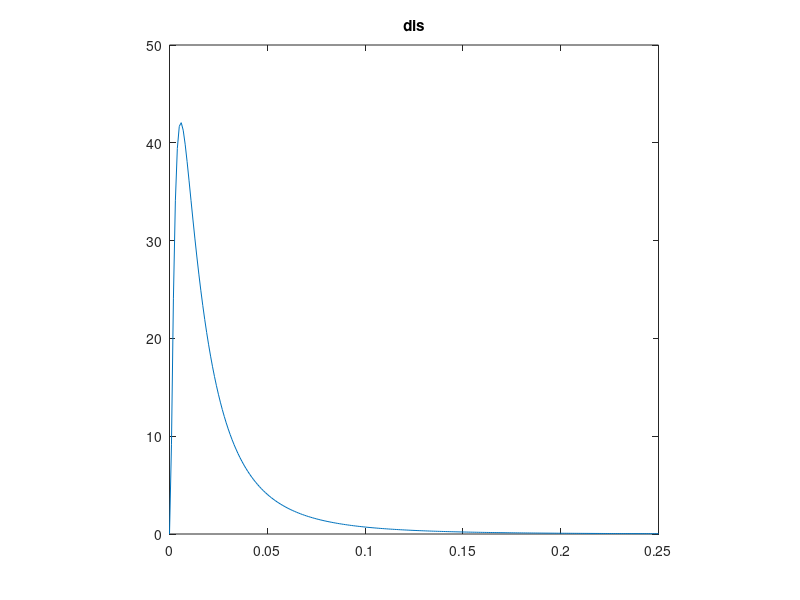

Recreate this plot in MATLAB. (Note: this script raises an error after producing the figure.)
close all
clear
f = 0.2;
%rin = [linspace(0.01,0.19,100),linspace(0.19,0.2,100),linspace(0.01,0.19,400),linspace(0.19,0.2,400)]';
%rin = 0.25 - 2.^[(linspace(-12,-2,Ninh)),(linspace(-12,-2,800))]';
mean_log = log(2^-6);
var_log = 1;
R = lognrnd(mean_log,var_log,1,50000);
pool = R(R<0.25);
N = 10000;
Ninh = N*0.2;
rin =[sort(datasample(pool,Ninh)),sort(datasample(pool,N-Ninh))]';
% rin(1) = 0.25;
% rin(Ninh) = 0.01;
% rin(Ninh+1) = 0.25;
% rin(N) = 0.01;
x = (0:0.001:0.25)';y = lognpdf(x,mean_log,var_log);figure; plot(x,y),axis square,title('dis')
%figure,hist(rin,100)
rout = 2^-6;
[capacity,exitflag,Pcon,CV,Jmean,PropDens] = theoretical_solution_heter(40,0,rin,rout,f,N);

%rin = [(linspace(-12,-2,Ninh)),(linspace(-12,-2,800))]';
figure, plot(rin(1:Ninh),Pcon(1:Ninh)), hold on 
plot(rin((Ninh+1):N),Pcon((Ninh+1):N))
title('Pcon1')
legend('Inh','Exc')
axis square

figure, plot(rin(1:Ninh),Jmean(1:Ninh)), hold on 
plot(rin((Ninh+1):N),Jmean((Ninh+1):N))
title('Jmean1')
legend('Inh','Exc')
axis square